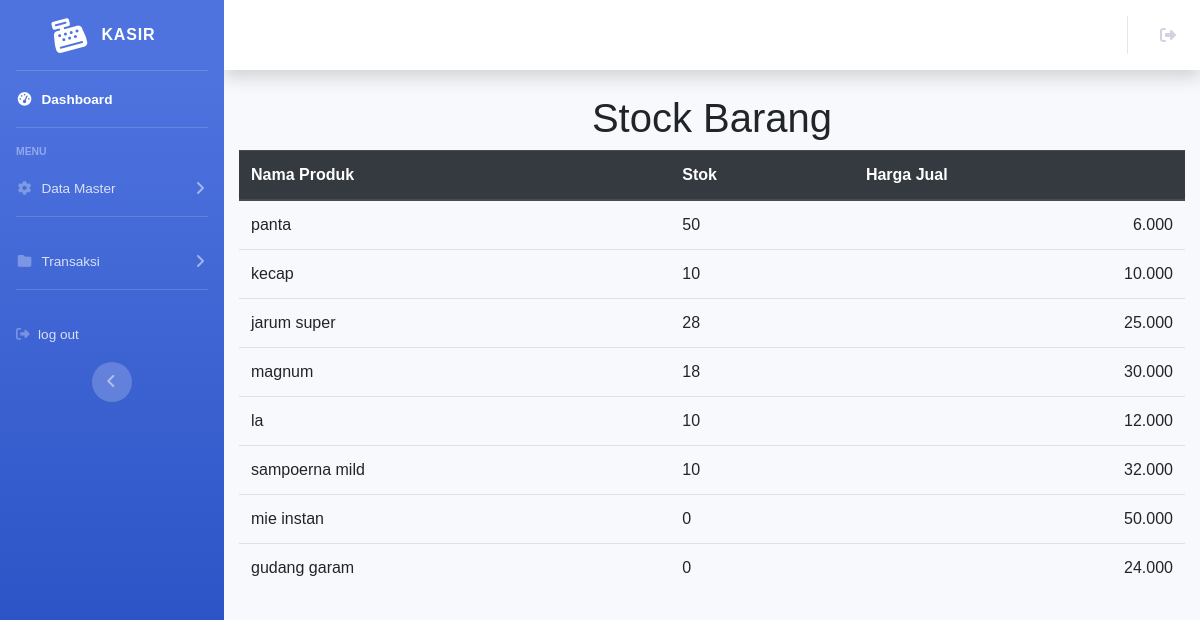
The app's page /kasir/stock_barang.php, older data.
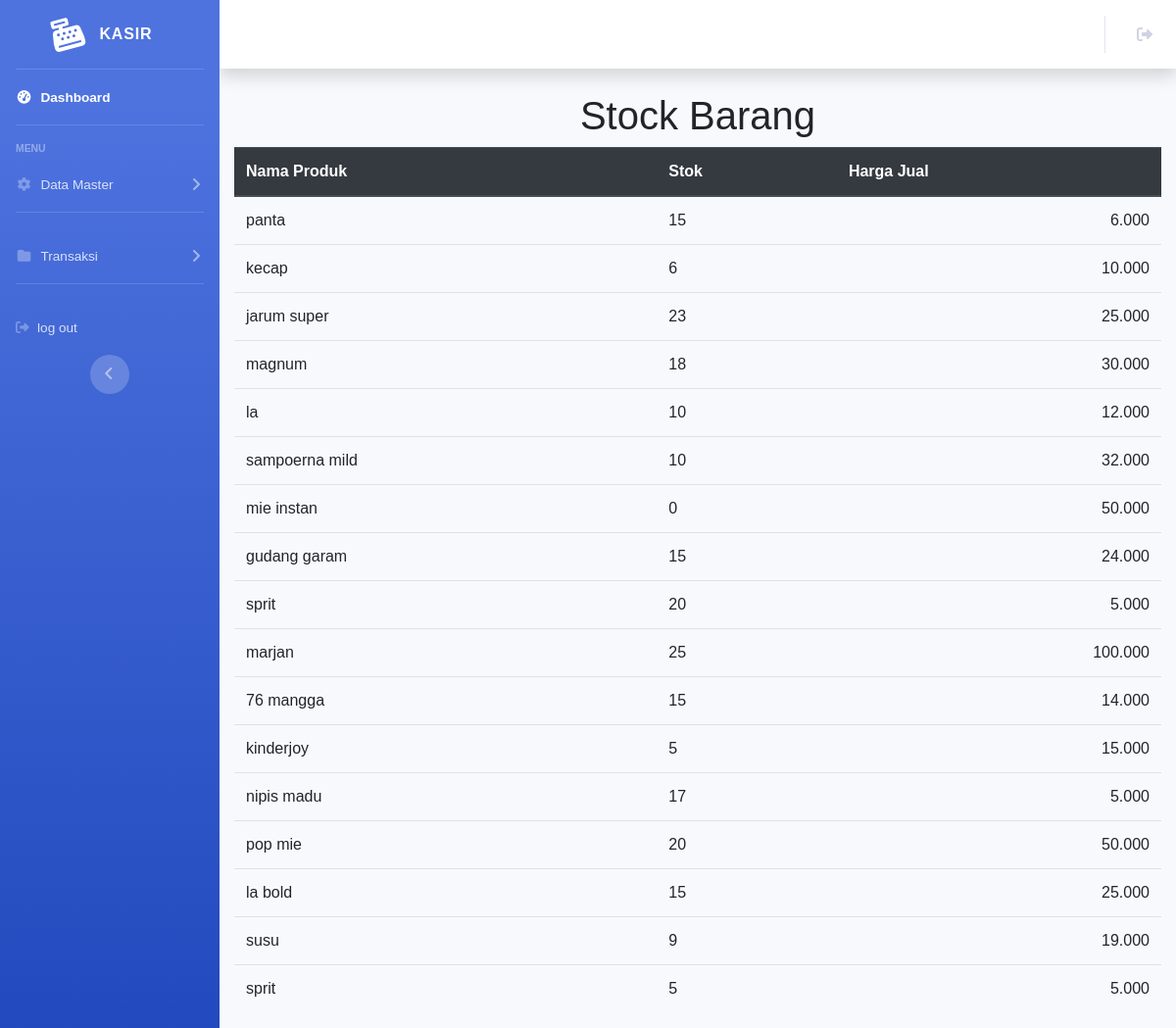
The same page, newer data.
### tables this page shows
CREATE TABLE `produk` (
  `produk_id` int(11) NOT NULL,
  `toko_id` int(11) NOT NULL,
  `nama_produk` varchar(100) NOT NULL,
  `kategori_id` int(11) NOT NULL,
  `satuan` varchar(50) NOT NULL,
  `harga_beli` int(11) NOT NULL,
  `harga_jual` int(11) NOT NULL,
  `created_at` timestamp NOT NULL DEFAULT current_timestamp() ON UPDATE current_timestamp(),
  `stock` int(11) NOT NULL,
  `suplier_id` int(11) NOT NULL
);

### kasir/stock_barang.php (the view, shortened to what this page needs)
<?php
include '../koneksi.php';
$sql = "SELECT * FROM produk";
$result = mysqli_query($koneksi, $sql);
?>
<!DOCTYPE html>
<html lang="en">
<head>
    <link href="../SBAdmin/vendor/fontawesome-free/css/all.min.css" rel="stylesheet" type="text/css">
    <link rel="stylesheet" href="https://cdnjs.cloudflare.com/ajax/libs/font-awesome/6.5.1/css/all.min.css">
    <link href="../SBAdmin/css/sb-admin-2.min.css" rel="stylesheet">
</head>
<body id="page-top">
    <div id="wrapper">
        <ul class="navbar-nav bg-gradient-primary sidebar sidebar-dark accordion" id="accordionSidebar">
            <a class="sidebar-brand d-flex align-items-center justify-content-center" href="index.php">
                <div class="sidebar-brand-icon rotate-n-15">
                    <i class="fa-solid fa-cash-register"></i>
                </div>
                <div class="sidebar-brand-text mx-3">kasir</div>
            </a>
            <hr class="sidebar-divider my-0">
            <li class="nav-item active">
                <a class="nav-link" href="index.php">
                    <i class="fas fa-fw fa-tachometer-alt"></i>
                    <span>Dashboard</span></a>
            </li>
            <hr class="sidebar-divider">
            <div class="sidebar-heading">
                Menu
            </div>
            <li class="nav-item">
                <a class="nav-link collapsed" href="#" data-toggle="collapse" data-target="#collapseTwo"
                    aria-expanded="true" aria-controls="collapseTwo">
                    <i class="fas fa-fw fa-cog"></i>
                    <span>Data Master</span>
                </a>
            </li>
            <hr class="sidebar-divider">
            <li class="nav-item">
                <a class="nav-link collapsed" href="#" data-toggle="collapse" data-target="#collapsePages"
                    aria-expanded="true" aria-controls="collapsePages">
                    <i class="fas fa-fw fa-folder"></i>
                    <span>Transaksi</span>
                </a>
            </li>
            <hr class="sidebar-divider d-none d-md-block">
            <li class="nav-item">
                    <a class="nav-link" href="Logout.php">
                    <i class="fa-solid fa-right-from-bracket"></i>
                        <span>log out</span></a>
                </li>
            <div class="text-center d-none d-md-inline">
                <button class="rounded-circle border-0" id="sidebarToggle"></button>
            </div>
        </ul>
        <div id="content-wrapper" class="d-flex flex-column">
            <div id="content">
                <nav class="navbar navbar-expand navbar-light bg-white topbar mb-4 static-top shadow">
                    <ul class="navbar-nav ml-auto">
                        <li class="nav-item dropdown no-arrow">
                            <a class="nav-link dropdown-toggle" href="#" id="userDropdown" role="button"
                                data-toggle="dropdown" aria-haspopup="true" aria-expanded="false">
                               <i class="fa-solid fa-right-from-bracket"></i>
                            </a>
                        </li>
                    </ul>
                </nav>
                <!DOCTYPE html>
<html lang="en">
<head>
    <link href="https://stackpath.bootstrapcdn.com/bootstrap/4.5.2/css/bootstrap.min.css" rel="stylesheet">
</head>
<body>
    <div class="container">
        <h1>Stock Barang</h1>
        <table class="table">
        <thead class="thead-dark">
    <tr>
        <th scope="col">Nama Produk</th>
        <th scope="col">Stok</th>
        <th scope="col" class="harga-jual">Harga Jual</th>
    </tr>
</thead>
            <tbody>
    <?php while ($row = mysqli_fetch_assoc($result)) { ?>
        <tr>
            <td><?php echo $row['nama_produk']; ?></td>
            <td>
                <?php
                $produkId = $row['produk_id'];
                $sqlStok = "SELECT COALESCE(SUM(stock), 0) AS total_stok FROM produk WHERE produk_id = '$produkId'";
                $resultStok = mysqli_query($koneksi, $sqlStok);
                $rowStok = mysqli_fetch_assoc($resultStok);
                $stok = $rowStok['total_stok'];
                echo $stok;
                ?>
            </td>
            <td class="harga-jual"><?php echo number_format($row['harga_jual'], 0, ',', '.'); ?></td>
        </tr>
    <?php } ?>
</tbody>
        </table>
    </div>
</body>
</html>

Row changes from the older to the newer data that the page shows:
changed produk "panta": stok "50" → "15"
changed produk "kecap": stok "10" → "6"
changed produk "jarum super": stok "28" → "23"
changed produk "gudang garam": stok "0" → "15"
added produk: nama_produk "sprit", stok "20", harga_jual "5.000"
added produk: nama_produk "marjan", stok "25", harga_jual "100.000"
added produk: nama_produk "76 mangga", stok "15", harga_jual "14.000"
added produk: nama_produk "kinderjoy", stok "5", harga_jual "15.000"
added produk: nama_produk "nipis madu", stok "17", harga_jual "5.000"
added produk: nama_produk "pop mie", stok "20", harga_jual "50.000"
added produk: nama_produk "la bold", stok "15", harga_jual "25.000"
added produk: nama_produk "susu", stok "9", harga_jual "19.000"
added produk: nama_produk "sprit", stok "5", harga_jual "5.000"
